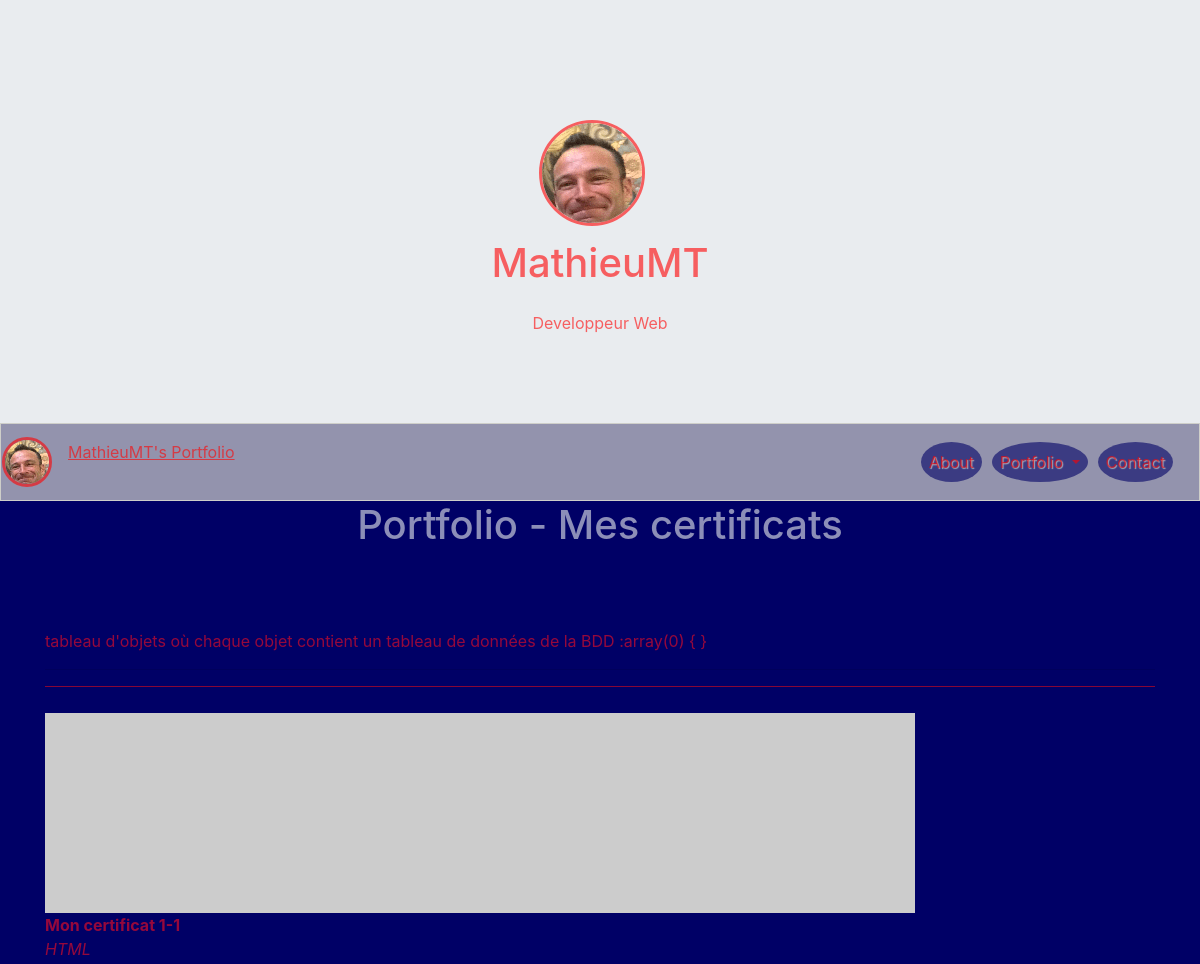
The app's page /index.php?action=certificates (upper part), older data.
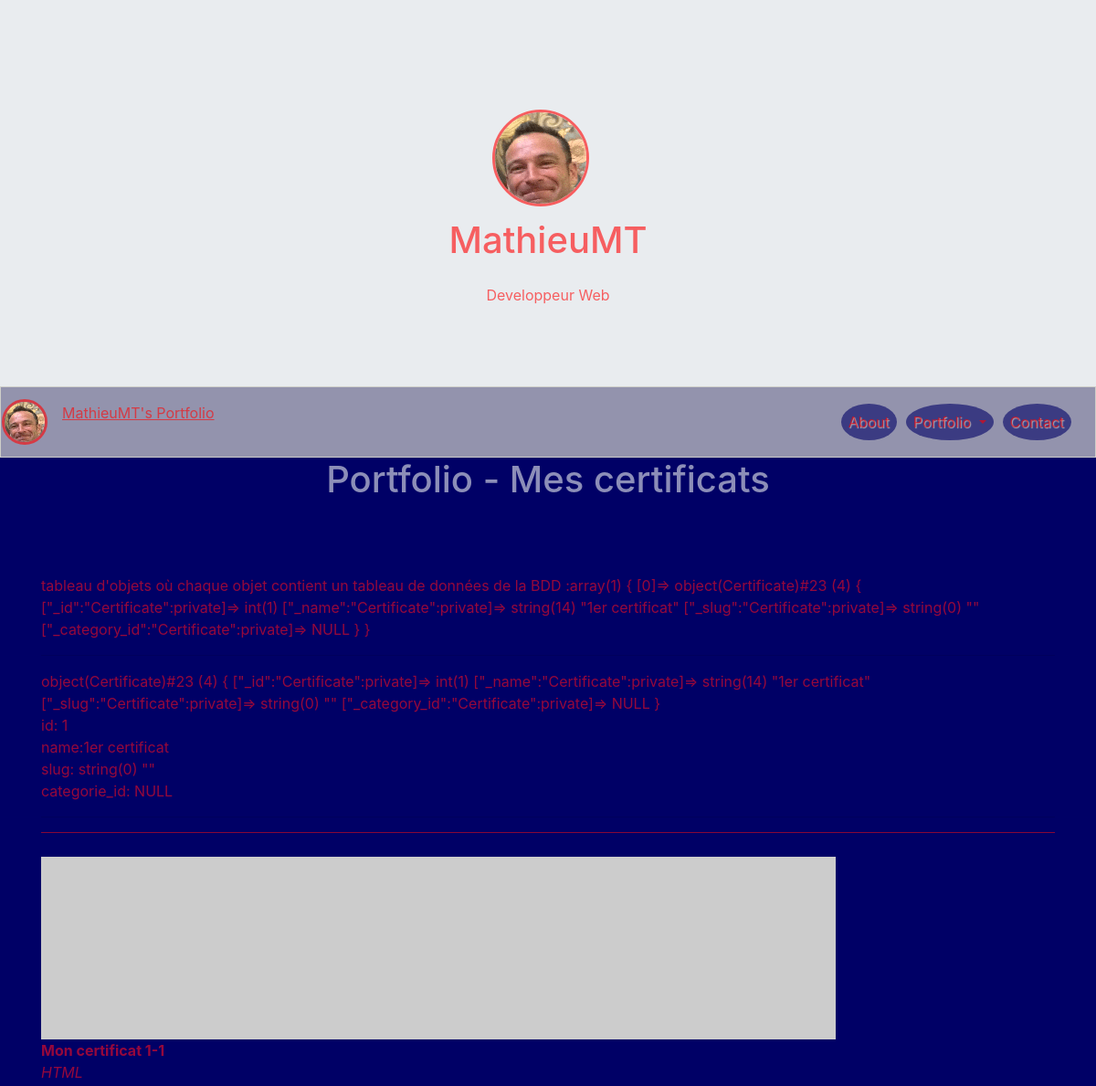
The same page, newer data.
### tables this page shows
CREATE TABLE `certificates` (
  `id` int(11) NOT NULL,
  `name` varchar(255) NOT NULL,
  `slug` varchar(255) NOT NULL,
  `catergory_id` int(11) NOT NULL
);

### Controllers/Frontend/CertificateController.php (called while the page is built)
<?php
require_once 'Models/Frontend/Certificate.php';
require_once 'Views/ViewFrontEnd.php';
class CertificateController {
    private $_certificate;
    public function __construct(){
        $this->_certificate = new CertificateManager();
    }
    public function aboutCertificate() {
        $aboutCertificate = $this->_certificate->getCertificateDescription();
        $view = new ViewFrontEnd('certificatesView');
        $view->generate(array('aboutCertificate' => $aboutCertificate));
    }
}

### index.php (called while the page is built, shortened)
<?php
require 'Controllers/Rooter.php';
$rooter = new Rooter();
$rooter->rooterRequest();

### Models/Frontend/CertificateManager.php (called while the page is built)
<?php
require_once 'Models/Frontend/Certificate.php';
require_once 'Models/Model.php';
class CertificateManager extends Model{
    public function getCertificateDescription() {
        $certificates = [];
        $sql = "SELECT * FROM certificates";
        $aboutCertificate = $this->executeRequest($sql);
        foreach ($aboutCertificate as $oneCertificate) {
            $certificate = new Certificate($oneCertificate);
            $certificates[] = $certificate;
        }
        return $certificates;
    }
}

### Models/Model.php (called while the page is built)
<?php
class Model {
    private $db;
    protected function executeRequest($sql, $params = null) {
       if ($params == null) {
            $result = $this->dbConnect()->query($sql);
        }
        else {
            $result = $this->dbConnect()->prepare($sql);
            $result->execute($params);
        }
        return $result;
    }
    private function dbConnect() {
        if ($this->db == null) {
            $this->db = new PDO('mysql:host=localhost; dbname=myPortfolio;charset=utf8', 'root', 'root', array(PDO::ATTR_ERRMODE => PDO::ERRMODE_EXCEPTION));
        }
        return $this->db;
    }
}

### Models/Frontend/Certificate.php (called while the page is built, shortened)
<?php
require_once 'Models/Frontend/CertificateManager.php';
require_once 'Views/ViewFrontEnd.php';
class Certificate {
    private $_id,$_name,$_slug, $_category_id;
    public function hydrate(array $data) {
        foreach ($data as $key => $value) {
            $method = 'set' . ucfirst($key);
        }
    }
    public function id() { return $this->_id; }
    public function name() { return $this->_name;}
    public function slug() { return $this->_slug;}
    public function categiryid() { return $this->_category_id;}
    public function setId($id) {
        $id = (int) $id;
        if ($id > 0) {
            $this->_id = $id;
        }
    }
    public function setName($name) {
        if(is_string($name)) {
            $this->_name = $name;
        }
    }
    public function setSlug($slug) {
        if(is_string($slug)) {
            $this->_slug = $slug;
        }
    }
}

### Views/Frontend/certificatesView.php (the view, shortened to what this page needs)
<h1 class="text-center titlePage"><?= $this->title = 'Portfolio - Mes certificats' ?></h1>
<br/>
<br/>
<br/>
<?php
echo 'tableau d\'objets où chaque objet contient un tableau de données de la BDD :';
var_dump($aboutCertificate);
echo '<hr>';
foreach ($aboutCertificate as $eachCertificate): ?>
<?php var_dump($eachCertificate); ?>
<fieldset>
    <article>
            id: <?= $eachCertificate->id(); ?><br />name:<?= $eachCertificate->name(); ?><br />slug: <?php var_dump($eachCertificate->slug()); ?><br />categorie_id: <?php var_dump($eachCertificate->categiryid()); ?>
    </article>
</fieldset>
    <hr />
<?php endforeach; ?>
<hr class="hr"/>
<div class="container">
    <?php for($j = 1; $j <= 3; $j++): ?>
    <div class="row justify-content">
        <?php for($i = 1; $i <= 4; $i++): ?>
        <article class="col-xs-3 certificate">
            <img src="https://picsum.photos/id/870/200/300?grayscale&blur=<?= $i ?>" alt="" /><br />
            <strong>Mon certificat <?= $j . '-' . $i ?></strong><br />
            <em>HTML</em>
        </article>
        <?php endfor; ?>
    </div>
    <?php endfor; ?>
</div>

### Views/template.php (shortened to what this page needs)
<!DOCTYPE>
<html>
    <head>
        <link rel="stylesheet" href="https://stackpath.bootstrapcdn.com/bootstrap/4.3.1/css/bootstrap.min.css">
        <link rel="stylesheet" href="https://use.fontawesome.com/releases/v5.5.0/css/all.css">
        <link rel="stylesheet" href="Content/CSS/style.css" />
    </head>
    <body>
            <?php
            include 'Frontend/navbarView.php';
            ?>
        <div class="container">
           <div class="row">
               <div class="col-lg-12">
            <div id="content">
                    <?= $content ?>
                    <br />
                    <br />
                    <br />
            </div>
               </div>
           </div>
       </div>
    </body>
</html>

### Views/Frontend/navbarView.php (shortened to what this page needs)
            <div class="jumbotron text-center">
                <a class="navbar-brand offset"><img src="Content/img/portrait.png"></a>
                <h1><?= $this->title = '<span class="navbar-text">MathieuMT</span>' ?></h1>
                <p><span class="navbar-text">Developpeur Web</span></p>
            </div>
<nav class="navbar sticky-top navbar-expand-sm">
    <div class="row mr-auto">
        <a class="navbar-brand"><img src="Content/img/portrait_min.png"></a>
        <span class="navbar-text"><u>MathieuMT's Portfolio</u></span>
    </div>
    <div class="collapse navbar-collapse" id="collapse_target">
            <div class="row ml-auto">
                <ul class="navbar-nav col-md-12">
                    <li class="nav-item">
                        <a class="nav-link" href="index.php?action=about">About</a>
                    </li>
                    <li class="nav-item dropdown">
                        <a class="nav-link dropdown-toggle" data-toggle="dropdown" data-target="dropdown_target" href="#">
                        Portfolio
                        </a>
                    </li>
                    <li class="nav-item">
                        <a class="nav-link" href="index.php?action=contact">Contact</a>
                    </li>
                </ul>
        </div>
    </div>
</nav>

### Controllers/Rooter.php (shortened to what this page needs)
<?php
require_once 'Controllers/Frontend/CertificateController.php';
require_once 'Views/ViewFrontEnd.php';
class Rooter {
    private $_userCtrl;
    private $_workCtrl;
    private $_certificateCtrl;
    private $_contactCtrl;
    public function __construct (){
        $this->_userCtrl = new UserController();
        $this->_workCtrl = new WorkController();
        $this->_certificateCtrl = new CertificateController();
        $this->_contactCtrl = new ContactController();
    }
    public function rooterRequest() {
        try {
            if (isset($_GET['action'])) {
               if ($_GET['action'] == 'about') {
                    $this->_userCtrl->aboutUser();
                }
                elseif ($_GET['action'] == 'certificates') {
                   $this->_certificateCtrl->aboutCertificate();
               }
                elseif ($_GET['action'] == 'works') {
                    $this->_workCtrl->aboutWork();
               }
                elseif ($_GET['action'] == 'contact') {
                    $this->_contactCtrl->Contact();
                }
                else
                   throw new Exception ('Pour la sécurité du site, vous ne pouvez pas modifier les paramètres de l\'url !');
            } else {
                $this->_userCtrl->aboutUser();
            }
        }
        catch (Exception $e) {
            $this->error($e->getMessage());
        }
    }
}

### Views/ViewFrontEnd.php (shortened to what this page needs)
<?php
class ViewFrontEnd {
    private $file;
    private $title;
    public function __construct($action) {
        $this->file = "Views/Frontend/" . $action . ".php";
    }
    public function generate($data) {
        $content = $this->generateFile($this->file, $data);
        $view = $this->generateFile('Views/template.php', array('title' => $this->title, 'content' => $content));
        echo $view;
    }
    private function generateFile($file, $data) {
        if (file_exists($file)) {
            extract($data);
            require $file;
            return ob_get_clean();
        }
        else {
            throw new Exception("Fichier '$file' introuvable");
        }
    }
}

### Content/CSS/style.css (style rules this page uses)
body { background-color: rgba(0,0,102,1); }
.jumbotron { margin-top: 0; margin-bottom: 0; border-radius: 0; }
.navbar { position: sticky; border: 1px solid rgba(245,245,220,0.6); background-color: rgba(245,245,220,0.6); }
.offset { margin-top: 51px; }
.navbar-brand img { border: 3px solid rgba(255,0,0,0.6); border-radius: 50%; cursor: pointer; }
.navbar-text { color: rgba(255,0,0,0.6); }
.nav-link { color: rgba(255,0,0,0.6); text-shadow: 1px 1px 1px rgba(245,245,220,0.6); text-align: center; border-top: 1px solid rgba(245,245,220,0.6); background-color: rgba(0,0,102,0.6); border-radius: 0; margin-right: 10px; }
#content { color: rgba(248,13,32,0.6); }
.titlePage { color: rgba(233,236,239,0.6); }
@media screen and (min-width: 576px) { .nav-link { border: none; border-radius: 50%; } }
.hr { background-color: rgba(248,13,32,0.6); }
.justify-content { justify-content: space-between; }
.certificate { margin-top: 10px; margin-bottom: 10px; }

Row changes from the older to the newer data that the page shows:
added certificates: value "object(Certificate)#23 (4) { [\"_id\":\"Certificate\":private]=> int(1) [\"_name\":\"Certificate\":private]=> string(14) \"1er certificat\" [\"_slug\":\"Certificate\":private]=> string(0) \"\" [\"_category_id\":\"Certificate\":private]=> NULL } string(0) \"\" NULL", id "1", name "1er certificat"
Text that changed along with them:
$content: "array(0) { }" → "array(1) { [0]=> object(Certificate)#23 (4) { [\"_id\":\"Certificate\":private]=> int(1) [\"_name\":\"Certificate\":private]=> string(14) \"1er certificat\" [\"_slug\":\"Certificate\":private]=> string(0) \"\" [\"_category_id\":\"Certificate\":private]=> NULL } }"
